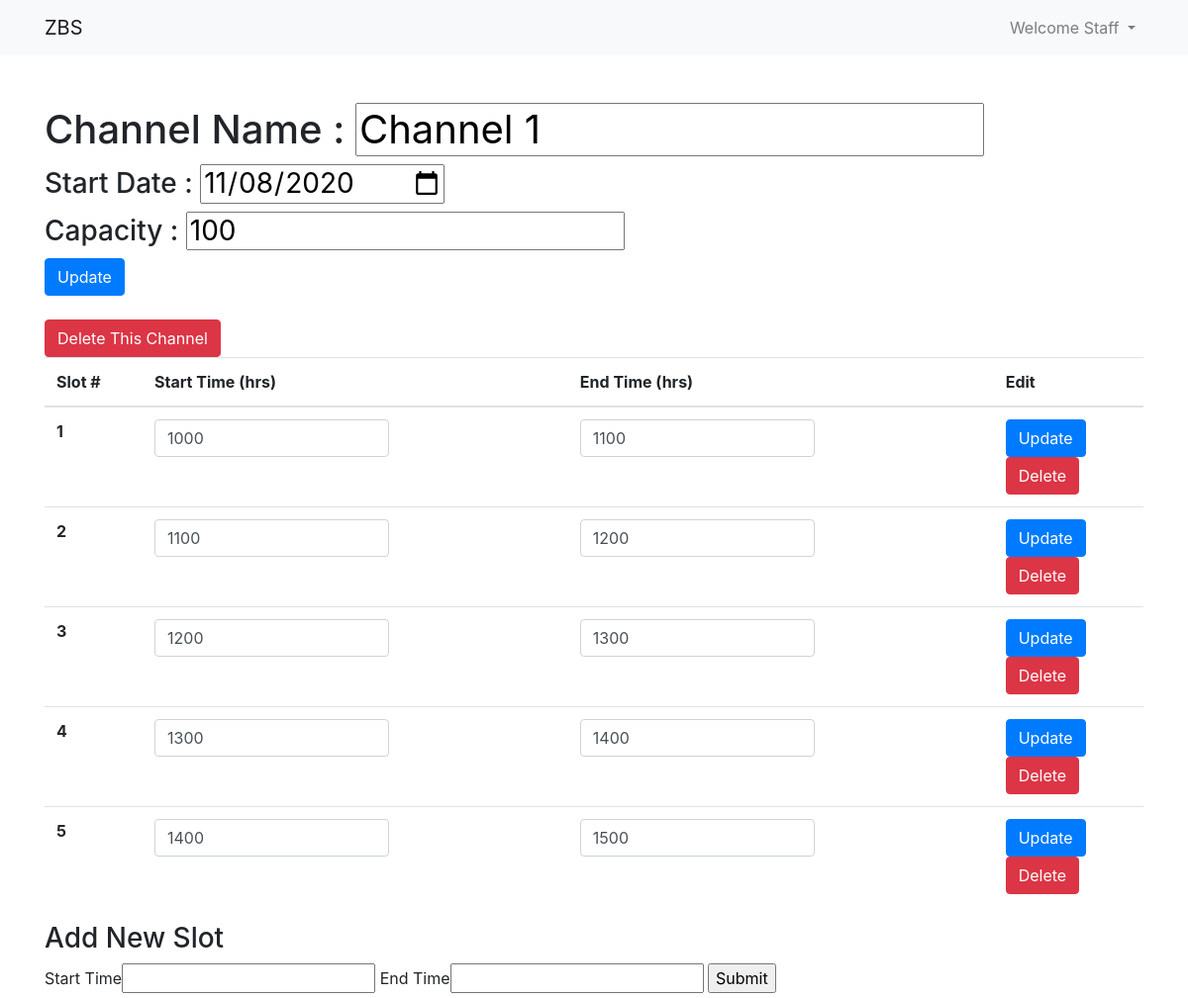
Page /channel/1 (signed in) on the committed database.
### app.py (models this page shows, shortened)
class User(db.Model, UserMixin):
    id = db.Column(db.Integer,primary_key=True)
    name = db.Column(db.String(64))
    username = db.Column(db.String(64),unique=True)
    hashed_pass =db.Column(db.String(128))
    type = db.Column(db.Integer())
    bookings = db.relationship('Booking',cascade='all,delete', backref='user',lazy='dynamic')
    last_logged_in = db.Column(db.DateTime)
    last_logged_out = db.Column(db.DateTime)

class Channel(db.Model):
    id = db.Column(db.Integer,primary_key=True)
    name = db.Column(db.String(50))
    capacity = db.Column(db.Integer)
    start_date = db.Column(db.Date)
    slots = db.relationship('Slot', backref='channel')
    bookings = db.relationship('Booking', backref='channel')

class Slot(db.Model):
    id = db.Column(db.Integer,primary_key=True)
    start_time = db.Column(db.String(4))
    end_time = db.Column(db.String(4))
    channel_id = db.Column(db.Integer,db.ForeignKey('channel.id'))
    bookings = db.relationship('Booking', backref='slot')

### app.py (the view, shortened to what this page needs)
@app.route('/channel/<int:id>', methods=["POST","GET"])
def channel(id):
    channel = Channel.query.filter_by(id=id).first()
    form = CreateSlotForm()
    if channel is not None:
        return render_template('channel.html', channel=channel, form=form)
    else:
        print('Channel Not Found')
        return redirect('/')

### forms.py
class CreateSlotForm(FlaskForm):
    channel_id = HiddenField()
    start_time = StringField("Start Time", validators=[DataRequired()])
    end_time = StringField('End Time', validators=[DataRequired()])
    submit = SubmitField('Submit')

### app.py (called while the page is built)
@login_manager.user_loader
def load_user(user_id):
    return User.query.get(user_id)

### templates/channel.html (shortened to what this page needs)
{% extends 'base.html' %}
{% block body %}
<div class="container mt-5">
    {% if current_user.type == 2 %}
    <h1>Channel Name : {{ channel.name }}</h1>
    <h3>Start Date : {{ channel.start_date }}</h3>
    <h3>Capacity : {{ channel.capacity }}</h3>
    <input id="c_start_date" type="hidden" value="{{ channel.start_date }}">
    <form method="POST" action="{{ url_for('book') }}">
      <input type="hidden" name="user_id" value="{{ current_user.id }}" >
      <input type="hidden" id="channel_id" name="channel_id" value="{{ channel.id }}" >
      <input onchange="handler(event);" id="date" type="date" name="date" required>
      <br>
      {% for slot in channel.slots %}
      <label for="checkbox{{ slot.id }}"> {{ slot }}
        <input class="radio" type="radio" id="checkbox{{ slot.id }}" name="slot_id" value="{{ slot.id }}">
      </label>
      <br>
      {% endfor %}
      <input type="submit" value="Book">
    </form>
    {% elif current_user.type == 1 %}
    <form action="{{ url_for('update_channel') }}" method="POST">
        <h1>Channel Name : <input type="text" name='channel_name' value="{{ channel.name }}"></h1>
        <h3>Start Date : <input type="date" name='start_date' value="{{ channel.start_date }}"></h3>
        <h3>Capacity : <input type="text" name='capacity' value="{{ channel.capacity }}"></h3>
        <input class="btn btn-primary" type="submit" value="Update">
    </form>
    <br>
    <a class="btn btn-danger" href="{{ url_for('delete_channel', id=channel.id) }}">Delete This Channel</a>
    <table class="table table-hover">
        <thead>
          <tr>
            <th scope="col">Slot #</th>
            <th scope="col">Start Time (hrs)</th>
            <th scope="col">End Time (hrs)</th>
            <th scope="col">Edit</th>
          </tr>
        </thead>
        <tbody>
          {% for slot in channel.slots %}
          <tr>
            <th scope="row">{{ loop.index }}</th>
            <td>
                <input form="form{{ slot.id }}" name="start_time" type="text" class="form-control col-7" value={{ slot.start_time }} >
            </td>
            <td>
                <input form="form{{ slot.id }}" name="end_time" type="text" class="form-control col-7" value={{ slot.end_time }}>
            </td>
            <td>
              <input class="btn btn-primary" form="form{{ slot.id }}" type="submit" value="Update">
              <form method="POST" action="{{ url_for('slot_delete',id=slot.id) }}">
                <input class="btn btn-danger" type="submit" value="Delete">
              </form>
            </td>
          </tr>
          {% endfor %}
        </tbody>
      </table>
    <h3>Add New Slot</h3>
    <form method="POST">
        {{ form.start_time.label }}{{ form.start_time() }}
        {{ form.end_time.label }}{{ form.end_time() }}
        {{ form.submit() }}
    </form>
    {% elif current_user.type == 0 %}
    <h1>Administrators are not allowed to access channel details</h1>
    {% endif %}
</div>
{% endblock %}

### templates/base.html (shortened to what this page needs)
<!DOCTYPE html>
<html lang="en">
<head>
    <link rel="stylesheet" href="{{ url_for('static',filename='css/main.css') }}">
    <link rel="stylesheet" href="https://cdn.jsdelivr.net/npm/bootstrap@4.5.3/dist/css/bootstrap.min.css">
</head>
<body>
    <nav class="navbar navbar-expand-lg navbar-light bg-light">
        <div class="container">
        <a class="navbar-brand" href="{{ url_for('index') }}">ZBS</a>
        <div class="collapse navbar-collapse" id="navbarNav">
          <ul class="navbar-nav">
            {% if current_user.is_authenticated %}
            <li class="nav-item dropdown">
              <a class="nav-link dropdown-toggle" href="#" id="navbarDropdown" role="button" data-toggle="dropdown" aria-haspopup="true" aria-expanded="false">
                Welcome {{ current_user.name | capitalize }}
              </a>
            </li>
            {% else %}
              <li class="nav-item">
                  <a class="nav-link" href="{{ url_for('login') }}">Login</a>
              </li>
            {% endif %}
          </ul>
      </div>
        </div>
    </nav>
    {% block body %}{% endblock %}
</body>
</html>

### rows in the picture
User: name "Staff"
Channel: channel_name "Channel 1", start_date "11/08/2020", capacity "100"
Slot: start_time "1000", end_time "1100"
Slot: start_time "1100", end_time "1200"
Slot: start_time "1200", end_time "1300"
Slot: start_time "1300", end_time "1400"
Slot: start_time "1400", end_time "1500"
